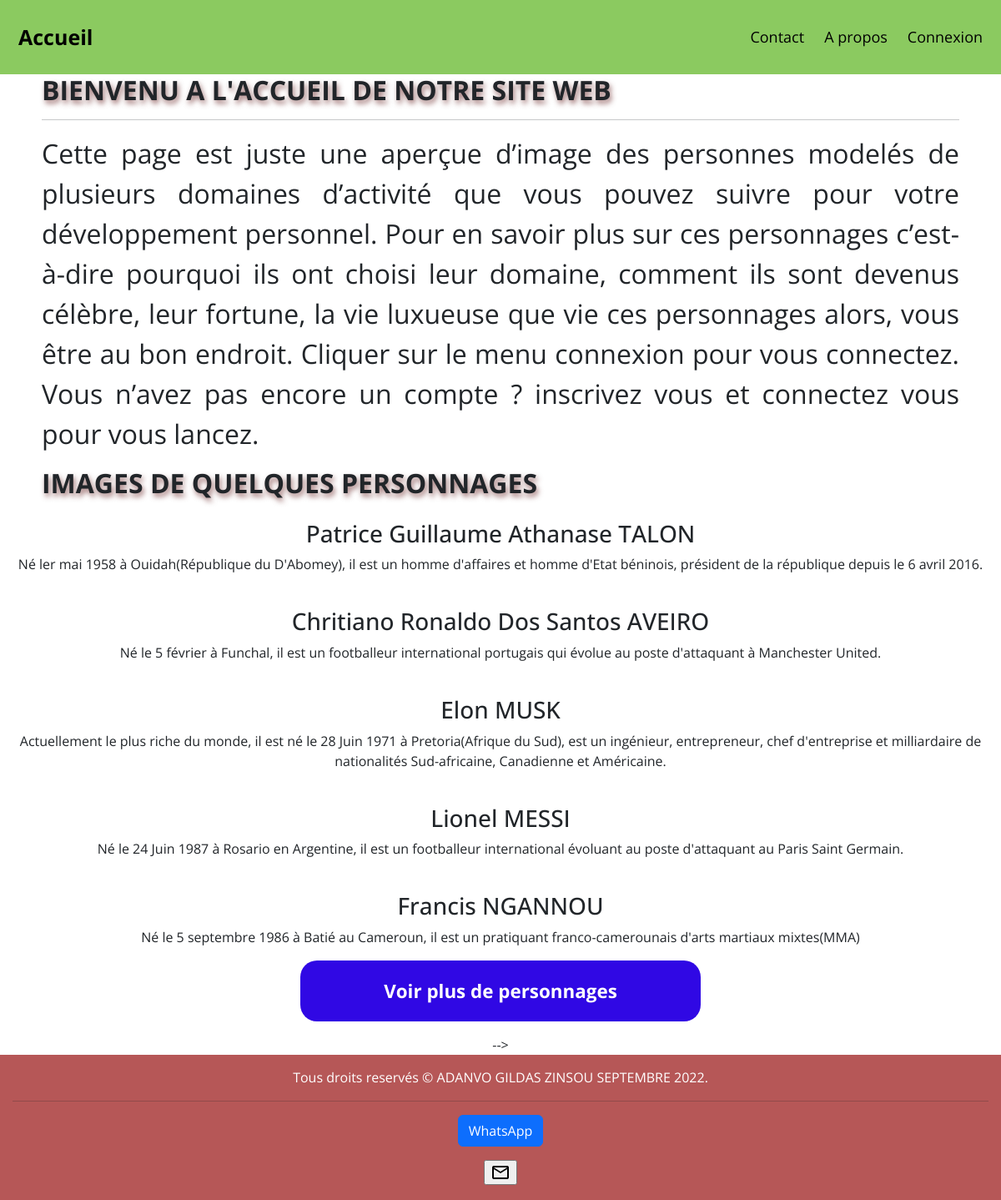
The page / on the database its author committed.
### tables this page shows
CREATE TABLE IF NOT EXISTS `accueil` (
  `id` int(15) NOT NULL AUTO_INCREMENT,
  `image` text NOT NULL,
  `titre` varchar(225) NOT NULL,
  `paragraphe` text NOT NULL,
  `date_ajout` datetime NOT NULL DEFAULT CURRENT_TIMESTAMP,
  `date_modification` datetime NOT NULL DEFAULT CURRENT_TIMESTAMP,
  PRIMARY KEY (`id`)
);

### index.php (the view, shortened to what this page needs)
<?php $titre = 'Accueil'; ?>
<?php require_once('entete.php') ?>
<section class="site_titre">
    <h2>BIENVENU A L'ACCUEIL DE NOTRE SITE WEB</h2>
    <hr>
    <p>Cette page est juste une aperçue d’image des personnes modelés de plusieurs domaines d’activité que vous pouvez suivre pour votre développement personnel. Pour en savoir plus sur ces personnages c’est-à-dire pourquoi ils ont choisi leur domaine, comment ils sont devenus célèbre, leur fortune, la vie luxueuse que vie ces personnages alors, vous être au bon endroit.
Cliquer sur le menu connexion pour vous connectez. Vous n’avez pas encore un compte ? inscrivez vous et connectez vous pour vous lancez.
</p>
<h2>IMAGES DE QUELQUES PERSONNAGES</h2>
</section>
<section>
    <div>
   <?php $liste_accueil = $database->query('SELECT * FROM accueil')->fetchAll();?>
        <div>
            <?php foreach ($liste_accueil as $accueil) : ?>
                <div>
                <h3><?= $accueil['titre'] ?></h3>
                <p> <?= $accueil['paragraphe'] ?></p>
                <?php endforeach; ?>
            </div>
 <div class="voir_plus">
    <p>
        <a class="btn_achat" href="connexion.php">Voir plus de personnages</a>
    </p>
</div>  -->
<?php require_once('footer.php') ?>

### entete.php (shortened to what this page needs)
<!DOCTYPE html>
<html lang="fr">
<head>
    <link href="https://cdn.jsdelivr.net/npm/bootstrap@5.2.1/dist/css/bootstrap.min.css" rel="stylesheet">
    <link rel="stylesheet" href="css/style.css">
    <link rel="stylesheet" href="https://cdnjs.cloudflare.com/ajax/libs/animate.css/4.1.1/animate.min.css" />
    <link rel="stylesheet" href="https://cdn.jsdelivr.net/npm/bootstrap-icons@1.9.1/font/bootstrap-icons.css">
    <link rel="stylesheet" href="image/(25).jpg">
</head>
<body>
    <header>
    <div class="header">
                    <a href="index.php" class="logo" class="<?= $titre == 'Accueil' ?  'active' : ''  ?>" class=>Accueil</a>
                    <div class="header-right">
                    <a href="contact.php" class="<?php echo $titre == 'Contact' ?  'active' : ''  ?>">Contact</a>
                    <a href="a_propos.php"  class="<?php echo $titre == 'Apropos' ?  'active' : ''  ?>" >A propos</a>
                    <a href="connexion.php" class="<?php echo $titre == 'connexion' ?  'active' : ''  ?>">Connexion</a>
                    </div>
    </div>
    </header>

### footer.php
<footer class="footer">
     <p>
        Tous droits reservés &copy; ADANVO GILDAS ZINSOU SEPTEMBRE 2022.
    </p>
    <hr>
     <section>
        <div>
        <a href="https://api.whatsApp.com/send?phone=29966987445" class="btn btn-primary mb-3" style="margin-left: 0%"; style = margin-bot: 0%; target="_blank"  for="subject">WhatsApp </a>
        </div>
        <div>
           <a href="mailto:conact.adanvogildas@gmail.com" target="_blank" >
           <input type="button" value="mail"  class="material-symbols-outlined"  style="background-color: wite";>
        </div>
      </section>
</footer>
</body>
</html>

### style.css (style rules this page uses)
body { padding:0; margin:0; font-family: 'Open Sans', sans-serif; }
div { text-align: center; }
.btn_achat { background-color: rgb(48, 8, 228); color:white; padding:20px; font-size: 1.4rem; font-weight: bold; text-decoration: none; border-radius: 20px; display: block; }
.footer { background-color: rgb(182, 87, 87); padding:15px; }
.footer p { color:white; text-align: center; font-size: 1rem; }
.site_titre { padding-left: 50px; padding-right: 50px; }
.site_titre h2 { text-shadow: 2px 4px 6px #703030ab; font-weight: bold; margin-bottom: 0; }
.site_titre p { font-size: 2rem; margin-top: 10px; text-align: justify; }
.voir_plus { width: 40%; margin-left: 30%; }
.header { overflow: hidden; background-color: #8bca60; padding: 20px 10px; color: white; }
.header a { float: left; color: black; text-align: center; padding: 12px; text-decoration: none; font-size: 18px; line-height: 25px; border-radius: 4px; }
.header a.logo { font-size: 25px; font-weight: bold; }
.header-right { float: right; }

### rows shown on the page
accueil: titre "Patrice Guillaume Athanase TALON", paragraphe "Né ler mai 1958 à Ouidah(République du D'Abomey), il est un homme d'affaires et homme d'Etat béninois, président de la république depuis le 6 avril 2016."
accueil: titre "Chritiano Ronaldo Dos Santos AVEIRO", paragraphe "Né le 5 février à Funchal, il est un footballeur international portugais qui évolue au poste d'attaquant à Manchester United."
accueil: titre "Elon MUSK", paragraphe "Actuellement le plus riche du monde, il est né le 28 Juin 1971 à Pretoria(Afrique du Sud), est un ingénieur, entrepreneur, chef d'entreprise et milliardaire de nationalités Sud-africaine, Canadienne et Américaine."
accueil: titre "Lionel MESSI", paragraphe "Né le 24 Juin 1987 à Rosario en Argentine, il est un footballeur international évoluant au poste d'attaquant au Paris Saint Germain."
accueil: titre "Francis NGANNOU", paragraphe "Né le 5 septembre 1986 à Batié au Cameroun, il est un pratiquant franco-camerounais d'arts martiaux mixtes(MMA)"
